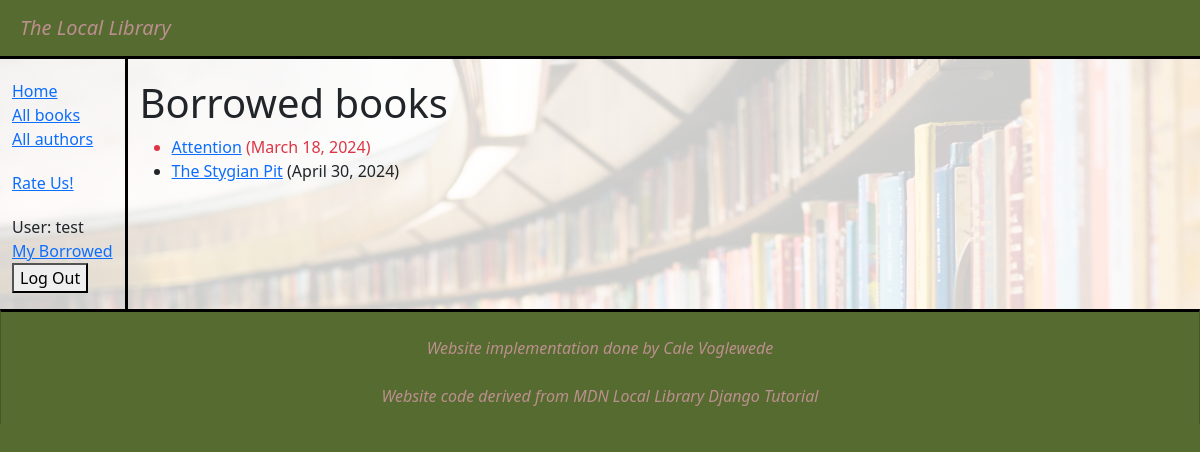
/catalog/mybooks/ (signed in), run on the app's committed database.
### catalog/models.py (models this page shows, shortened)
class BookInstance(models.Model):
    id = models.UUIDField(primary_key=True, default=uuid.uuid4,
                          help_text="Unique ID for this particular book across whole library")
    book = models.ForeignKey('Book', on_delete=models.RESTRICT, null=True)
    imprint = models.CharField(max_length=200)
    due_back = models.DateField(null=True, blank=True)
    borrower = models.ForeignKey(
        settings.AUTH_USER_MODEL, on_delete=models.SET_NULL, null=True, blank=True)
    @property
    def is_overdue(self):
        return bool(self.due_back and date.today() > self.due_back)
    LOAN_STATUS = (
        ('d', 'Maintenance'),
        ('o', 'On loan'),
        ('a', 'Available'),
        ('r', 'Reserved'),
    )
    status = models.CharField(
        max_length=1,
        choices=LOAN_STATUS,
        blank=True,
        default='d',
        help_text='Book availability')
    class Meta:
        ordering = ['due_back']
        permissions = (("can_mark_returned", "Set book as returned"),)

class Book(models.Model):
    title = models.CharField(max_length=200)
    author = models.ForeignKey('Author', on_delete=models.RESTRICT, null=True)
    summary = models.TextField(
        max_length=1000, help_text="Enter a brief description of the book")
    isbn = models.CharField('ISBN', max_length=13,
                            unique=True,
                            help_text='13 Character <a href="https://www.isbn-international.org/content/what-isbn'
                                      '">ISBN number</a>')
    genre = models.ManyToManyField(
        Genre, help_text="Select a genre for this book")
    language = models.ForeignKey(
        'Language', on_delete=models.SET_NULL, null=True)
    class Meta:
        ordering = ['title', 'author']
    def display_genre(self):
        """Creates a string for the Genre. This is required to display genre in Admin."""
        return ', '.join([genre.name for genre in self.genre.all()[:3]])
    display_genre.short_description = 'Genre'
    def display_genre(self):
        """Create a string for the Genre. This is required to display genre in Admin."""
        return ', '.join(genre.name for genre in self.genre.all()[:3])
    display_genre.short_description = 'Genre'

### catalog/views.py (the view)
# urls.py: path('mybooks/', views.LoanedBooksByUserListView.as_view(), name='my-borrowed'),
class LoanedBooksByUserListView(LoginRequiredMixin,generic.ListView):
    model = BookInstance
    template_name = 'catalog/bookinstance_list_borrowed_user.html'
    paginate_by = 10
    def get_queryset(self):
        return (
            BookInstance.objects.filter(borrower=self.request.user)
            .filter(status__exact='o')
            .order_by('due_back')
        )

### catalog/templates/catalog/bookinstance_list_borrowed_user.html
{% extends "base_generic.html" %} {% block content %}
<h1>Borrowed books</h1>
{% if bookinstance_list %}
<ul>
  {% for bookinst in bookinstance_list %}
  <li class="{% if bookinst.is_overdue %}text-danger{% endif %}">
    <a href="{% url 'book-detail' bookinst.book.pk %}"
      >{{ bookinst.book.title }}</a
    >
    ({{ bookinst.due_back }})
  </li>
  {% endfor %}
</ul>
{% else %}
<p>There are no books borrowed.</p>
{% endif %} {% endblock %}

### catalog/templates/base_generic.html (shortened to what this page needs)
<!DOCTYPE html>
<html lang="en">
  <head>
    <link
      href="https://cdn.jsdelivr.net/npm/bootstrap@5.3.3/dist/css/bootstrap.min.css"
      rel="stylesheet"
    />
    {% load static %}
    <link rel="stylesheet" href="{% static 'css/styles.css' %}" />
  </head>
  <body>
    <nav class="navbar navbar-custom">
      <a class="navbar-brand" href="{% url 'index' %}">The Local Library</a>
    </nav>
    <div class="container-fluid">
      <div class="row" id="content">
        <div class="col-sm-2" id="sidebar">
          {% block sidebar %}
          <ul class="sidebar-nav">
            <li><a href="{% url 'index' %}">Home</a></li>
            <li><a href="{% url 'books' %}">All books</a></li>
            <li><a href="{% url 'authors' %}">All authors</a></li>
          </ul>
          <ul class="sidebar-nav">
            <li><a href="{% url 'overall-rating' %}">Rate Us!</a></li>
          </ul>
          <ul class="sidebar-nav">
            {% if user.is_authenticated %}
            <li>User: {{ user.get_username }}</li>
            <li><a href="{% url 'my-borrowed' %}">My Borrowed</a></li>
            <li>
              <form action="{% url 'logout' %}" method="post">
                <button type="submit" id="logout-form">Log Out</button>
              </form>
            </li>
            {% else %}
            <li>
              <a href="{% url 'login' %}?next={{ request.path }}">Login</a>
            </li>
            {% endif %}
          </ul>
           {% endblock %}
        </div>
        <div class="col-sm-10 col-xs-10">{% block content %}{% endblock %}</div>
      </div>
    </div>
    <footer class="card rounded-0">
      <p id="footer_text">
      </br><em>Website implementation done by Cale Voglewede</em></br></br>
          <em>Website code derived from MDN Local Library Django Tutorial</em>
      </p>
    </footer>
  </body>
</html>

### catalog/static/css/styles.css (style rules this page uses)
body { background-color: darkolivegreen; }
.sidebar-nav { margin-top: 20px; padding: 0; list-style: none; }
#logout-form { display: inline; }
.navbar-brand, .navbar-brand:hover, .navbar-brand:visited, .navbar-brand:link, .navbar-brand:focus { padding-left: 1em; font-style: italic; color: rosybrown; }
.navbar-custom { background-color: darkolivegreen; border-bottom: 3px solid black; }
#sidebar { border-right: 3px solid black; width: auto; }
#content { background: linear-gradient( rgba(255, 255, 255, 0.8), rgba(255, 255, 255, 0.8) ), url("../background.jpg"); background-size: cover; }
#footer_text { text-align: center; color: rosybrown; }
.card { border-top: 3px solid black; background-color: darkolivegreen; border-bottom: 0px solid black; }
.col-sm-10, .col-xs-10 { margin-top: 20px; }

### data on the page
BookInstance: book "Attention", due_back "March 18, 2024"
BookInstance: book "The Stygian Pit", due_back "April 30, 2024"

### other printed values
{{ user.get_username }} "test"
